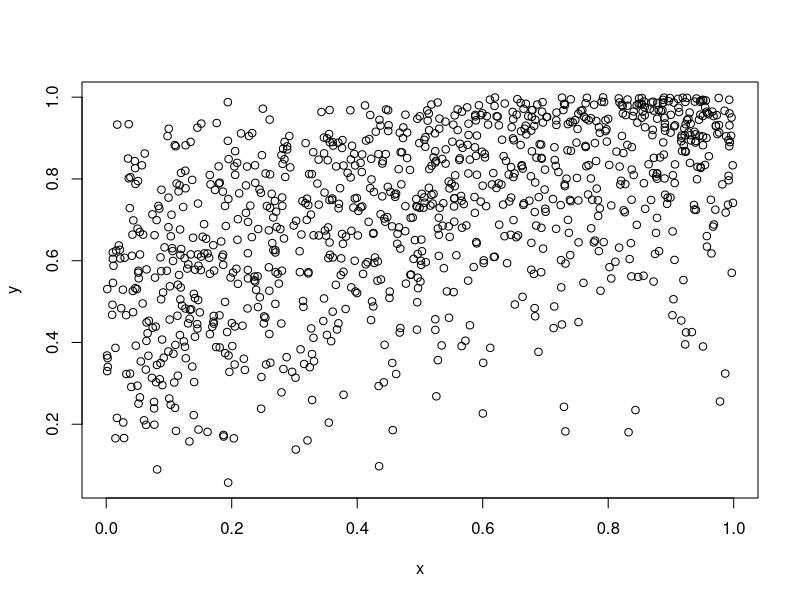

The R script that drew this image: (Note: this script raises an error after producing the figure.)
rbetamu <- function(x,mu,phi){
  a = mu*phi 
  b  = (1-mu)*phi
  rbeta(x,a,b)
}


beta <- 2
x <- runif(1000,0,1)
mu <- plogis(0 + beta*x)
phi <- 5
y <- rbetamu(1000,mu,phi)

plot(x,y)

# mu <- a/ (a + b)
# phi <- (a + b)

#pdf of beta in alternate parametrization
dbetamu <- function(y,mu,phi){
  a = mu*phi 
  b  = (1-mu)*phi
  dbeta(y,a,b, log = TRUE)
}

#a = mu*phi
#b  = (1-mu)*phi


#Do maximum likelihood

ll <- function(theta){
  mu <- plogis(0 + theta[1]*x)
  out <- -sum(dbetamu(y,mu,theta[2]))
  return(out)
}

optim(theta, ll)


llp <- function(theta, lambda){
  mu <- plogis(0 + theta[1]*x)
  out <- -sum(dbetamu(y,mu,theta[2])) + lambda*log(abs(theta[1]))
  return(out)
}
 
results <- data.frame() 
for (i in seq(0,1000,10)){
theta <- optim(theta, llp, lambda = i)$par
temp <- data.frame(beta = theta[1],phi = theta[2], lambda = i)
results <- rbind(results, temp)
}

library(tidyverse)
results %>% ggplot(aes(x = lambda, y = beta )) + geom_point()
